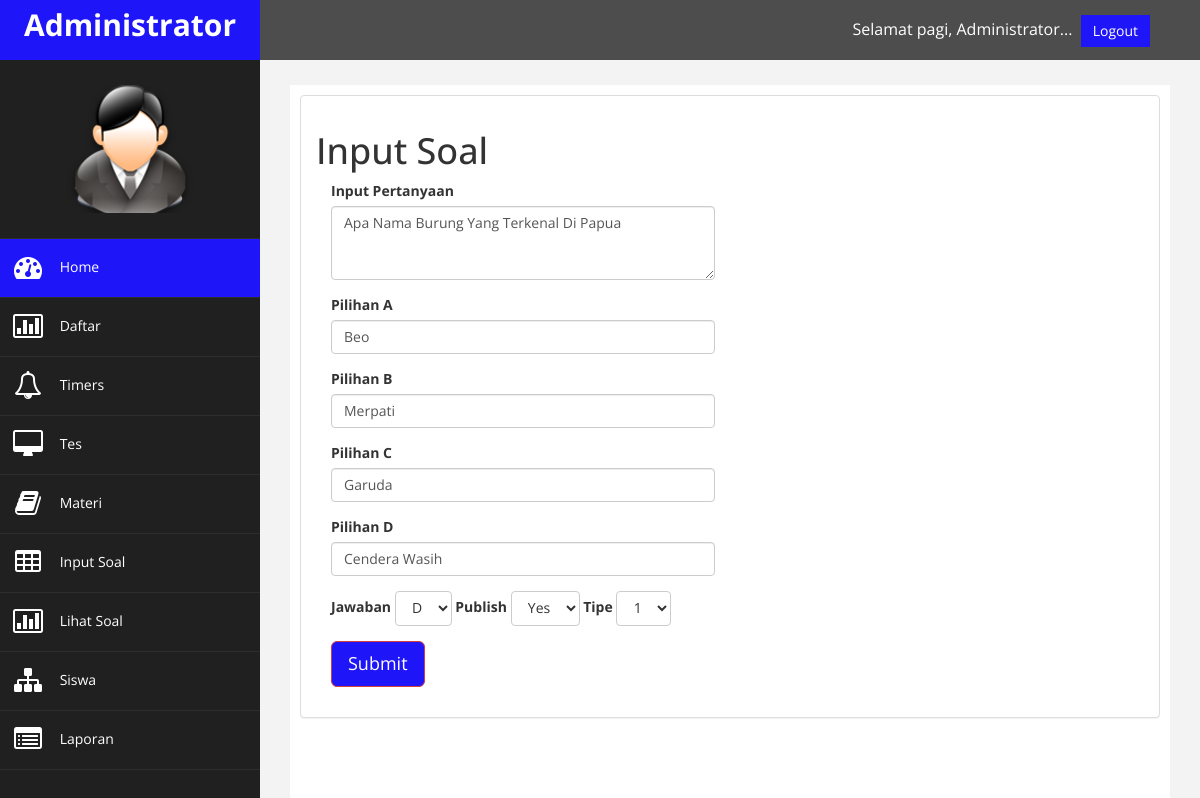
Screenshot of /admin/home.php?page=edit&id=10 (signed in) with the database file from the repository.
### tables this page shows
CREATE TABLE `tabel_soal` (
  `id_soal` int(4) NOT NULL,
  `id_kategori` int(5) NOT NULL,
  `pertanyaan` varchar(100) NOT NULL,
  `pilihan_a` varchar(100) NOT NULL,
  `pilihan_b` varchar(100) NOT NULL,
  `pilihan_c` varchar(100) NOT NULL,
  `pilihan_d` varchar(100) NOT NULL,
  `jawaban` varchar(100) NOT NULL,
  `publish` enum('yes','no') NOT NULL,
  `tipe` int(2) NOT NULL
);

### admin/edit.php (the view, shortened to what this page needs)
<?php
    if (isset($_SESSION['id_admin'])) {
        include ("koneksi.php");
        		?>
<h1>Input Soal</h1>
<?php
	$id    = $_GET['id'];
	$query = mysqli_query($koneksi, "SELECT * FROM `tabel_soal` WHERE `id_soal`='$id'");
	$row   = mysqli_fetch_array($query);
?>
<div class="col-md-6">
    <form action="?page=edit" method="post">
    	<div class="form-group">
    	 <label>Input Pertanyaan</label>
        <textarea class="form-control" rows="3" name="pertanyaan" placeholder="Pertanyaan"><?php echo $row['pertanyaan']?></textarea>
        </div>
    	<div class="form-group">
    	<label>Pilihan A</label>
    	<input name="pilihan_a" class="form-control" value="<?php echo $row['pilihan_a'];?>" />
        </div>
    	<div class="form-group">
    	<label>Pilihan B</label>
    	<input name="pilihan_b" class="form-control" value="<?php echo $row['pilihan_b'];?>" />
        </div>
    	<div class="form-group">
    	<label>Pilihan C</label>
    	<input name="pilihan_c" class="form-control" value="<?php echo $row['pilihan_c'];?>" />
        </div>
    	<div class="form-group">
    	<label>Pilihan D</label>
    	<input name="pilihan_d" class="form-control" value="<?php echo $row['pilihan_d'];?>" />
        </div>
    	<div class="form-group">
    	<label>Jawaban</label>
    	<select name="jawaban" class="btn btn-default dropdown-toggle">
                <option value="d" <?php if($row['jawaban']=="D"){ echo "selected='selected'"; }?>>D</option>
            </select>
    		<label>Publish</label>
    	<select name="publish" class="btn btn-default dropdown-toggle">
            	<option value="yes" <?php if($row['publish']=="yes"){ echo "selected='selected'"; }?>>Yes</option>
            </select>
    		<label>Tipe</label>
    	<select name="tipe" class="btn btn-default dropdown-toggle">
            	<option value="1" <?php if($row['tipe']=="1"){ echo "selected='selected'"; }?>>1</option>
            </select>
        </div>
    	<div class="form-group">
    		<input name="submit" type="submit" value="Submit" class="btn btn-danger btn-lg" />&nbsp;
        </div>
    </form>
</div>
<?php } else { ?>
	<p>Anda belum login. silahkan <a href="index.php">Login</a></p>
<?php } ?>

### admin/assets/css/custom.css (style rules this page uses)
body { font-family: 'Open Sans', sans-serif; }

### rows the page displays
tabel_soal: pertanyaan "Apa Nama Burung Yang Terkenal Di Papua", pilihan_a "Beo", pilihan_b "Merpati", pilihan_c "Garuda", pilihan_d "Cendera Wasih", jawaban "D", publish "Yes", tipe "1"
